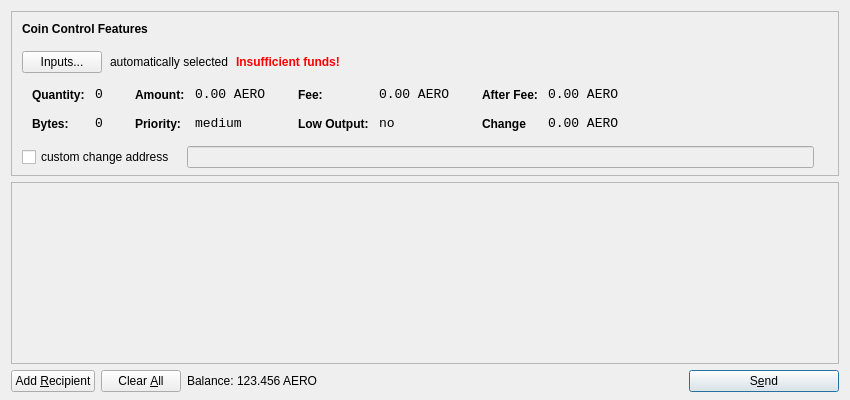
<?xml version="1.0" encoding="UTF-8"?>
<ui version="4.0">
 <class>SendCoinsDialog</class>
 <widget class="QDialog" name="SendCoinsDialog">
  <property name="geometry">
   <rect>
    <x>0</x>
    <y>0</y>
    <width>850</width>
    <height>400</height>
   </rect>
  </property>
  <property name="windowTitle">
   <string>Send Coins</string>
  </property>
  <layout class="QVBoxLayout" name="verticalLayout" stretch="0,1,0">
   <property name="bottomMargin">
    <number>8</number>
   </property>
   <item>
    <widget class="QFrame" name="frameCoinControl">
     <property name="sizePolicy">
      <sizepolicy hsizetype="Expanding" vsizetype="Expanding">
       <horstretch>0</horstretch>
       <verstretch>0</verstretch>
      </sizepolicy>
     </property>
     <property name="maximumSize">
      <size>
       <width>16777215</width>
       <height>16777215</height>
      </size>
     </property>
     <property name="frameShape">
      <enum>QFrame::StyledPanel</enum>
     </property>
     <property name="frameShadow">
      <enum>QFrame::Sunken</enum>
     </property>
     <layout class="QVBoxLayout" name="verticalLayoutCoinControl2">
      <property name="spacing">
       <number>-1</number>
      </property>
      <property name="leftMargin">
       <number>0</number>
      </property>
      <property name="topMargin">
       <number>0</number>
      </property>
      <property name="rightMargin">
       <number>0</number>
      </property>
      <property name="bottomMargin">
       <number>6</number>
      </property>
      <item>
       <layout class="QVBoxLayout" name="verticalLayoutCoinControl" stretch="0,0,0,0,1">
        <property name="spacing">
         <number>0</number>
        </property>
        <property name="leftMargin">
         <number>10</number>
        </property>
        <property name="topMargin">
         <number>10</number>
        </property>
        <item>
         <layout class="QHBoxLayout" name="horizontalLayoutCoinControl1">
          <property name="bottomMargin">
           <number>15</number>
          </property>
          <item>
           <widget class="QLabel" name="labelCoinControlFeatures">
            <property name="sizePolicy">
             <sizepolicy hsizetype="Preferred" vsizetype="Maximum">
              <horstretch>0</horstretch>
              <verstretch>0</verstretch>
             </sizepolicy>
            </property>
            <property name="font">
             <font>
              <weight>75</weight>
              <bold>true</bold>
             </font>
            </property>
            <property name="styleSheet">
             <string notr="true">font-weight:bold;</string>
            </property>
            <property name="text">
             <string>Coin Control Features</string>
            </property>
           </widget>
          </item>
         </layout>
        </item>
        <item>
         <layout class="QHBoxLayout" name="horizontalLayoutCoinControl2" stretch="0,0,0,0">
          <property name="spacing">
           <number>8</number>
          </property>
          <property name="bottomMargin">
           <number>10</number>
          </property>
          <item>
           <widget class="QPushButton" name="pushButtonCoinControl">
            <property name="styleSheet">
             <string notr="true"/>
            </property>
            <property name="text">
             <string>Inputs...</string>
            </property>
           </widget>
          </item>
          <item>
           <widget class="QLabel" name="labelCoinControlAutomaticallySelected">
            <property name="text">
             <string>automatically selected</string>
            </property>
            <property name="margin">
             <number>5</number>
            </property>
           </widget>
          </item>
          <item>
           <widget class="QLabel" name="labelCoinControlInsuffFunds">
            <property name="font">
             <font>
              <weight>75</weight>
              <bold>true</bold>
             </font>
            </property>
            <property name="styleSheet">
             <string notr="true">color:red;font-weight:bold;</string>
            </property>
            <property name="text">
             <string>Insufficient funds!</string>
            </property>
            <property name="margin">
             <number>5</number>
            </property>
           </widget>
          </item>
          <item>
           <spacer name="horizontalSpacerCoinControl">
            <property name="orientation">
             <enum>Qt::Horizontal</enum>
            </property>
            <property name="sizeHint" stdset="0">
             <size>
              <width>40</width>
              <height>1</height>
             </size>
            </property>
           </spacer>
          </item>
         </layout>
        </item>
        <item>
         <widget class="QWidget" name="widgetCoinControl" native="true">
          <property name="sizePolicy">
           <sizepolicy hsizetype="Preferred" vsizetype="Preferred">
            <horstretch>0</horstretch>
            <verstretch>0</verstretch>
           </sizepolicy>
          </property>
          <property name="minimumSize">
           <size>
            <width>0</width>
            <height>0</height>
           </size>
          </property>
          <property name="styleSheet">
           <string notr="true"/>
          </property>
          <layout class="QHBoxLayout" name="horizontalLayoutCoinControl5">
           <property name="margin">
            <number>0</number>
           </property>
           <item>
            <layout class="QHBoxLayout" name="horizontalLayoutCoinControl3" stretch="0,0,0,1">
             <property name="spacing">
              <number>20</number>
             </property>
             <property name="topMargin">
              <number>0</number>
             </property>
             <property name="bottomMargin">
              <number>10</number>
             </property>
             <item>
              <layout class="QFormLayout" name="formLayoutCoinControl1">
               <property name="horizontalSpacing">
                <number>10</number>
               </property>
               <property name="verticalSpacing">
                <number>14</number>
               </property>
               <property name="leftMargin">
                <number>10</number>
               </property>
               <property name="topMargin">
                <number>4</number>
               </property>
               <property name="rightMargin">
                <number>6</number>
               </property>
               <item row="0" column="0">
                <widget class="QLabel" name="labelCoinControlQuantityText">
                 <property name="styleSheet">
                  <string notr="true">font-weight:bold;</string>
                 </property>
                 <property name="text">
                  <string>Quantity:</string>
                 </property>
                 <property name="margin">
                  <number>0</number>
                 </property>
                </widget>
               </item>
               <item row="0" column="1">
                <widget class="QLabel" name="labelCoinControlQuantity">
                 <property name="font">
                  <font>
                   <family>Monospace</family>
                   <pointsize>10</pointsize>
                  </font>
                 </property>
                 <property name="cursor">
                  <cursorShape>IBeamCursor</cursorShape>
                 </property>
                 <property name="contextMenuPolicy">
                  <enum>Qt::ActionsContextMenu</enum>
                 </property>
                 <property name="text">
                  <string>0</string>
                 </property>
                 <property name="margin">
                  <number>0</number>
                 </property>
                 <property name="textInteractionFlags">
                  <set>Qt::LinksAccessibleByMouse|Qt::TextSelectableByKeyboard|Qt::TextSelectableByMouse</set>
                 </property>
                </widget>
               </item>
               <item row="1" column="0">
                <widget class="QLabel" name="labelCoinControlBytesText">
                 <property name="styleSheet">
                  <string notr="true">font-weight:bold;</string>
                 </property>
                 <property name="text">
                  <string>Bytes:</string>
                 </property>
                </widget>
               </item>
               <item row="1" column="1">
                <widget class="QLabel" name="labelCoinControlBytes">
                 <property name="font">
                  <font>
                   <family>Monospace</family>
                   <pointsize>10</pointsize>
                  </font>
                 </property>
                 <property name="cursor">
                  <cursorShape>IBeamCursor</cursorShape>
                 </property>
                 <property name="contextMenuPolicy">
                  <enum>Qt::ActionsContextMenu</enum>
                 </property>
                 <property name="text">
                  <string>0</string>
                 </property>
                 <property name="textInteractionFlags">
                  <set>Qt::LinksAccessibleByMouse|Qt::TextSelectableByKeyboard|Qt::TextSelectableByMouse</set>
                 </property>
                </widget>
               </item>
              </layout>
             </item>
             <item>
              <layout class="QFormLayout" name="formLayoutCoinControl2">
               <property name="horizontalSpacing">
                <number>10</number>
               </property>
               <property name="verticalSpacing">
                <number>14</number>
               </property>
               <property name="leftMargin">
                <number>6</number>
               </property>
               <property name="topMargin">
                <number>4</number>
               </property>
               <property name="rightMargin">
                <number>6</number>
               </property>
               <item row="0" column="0">
                <widget class="QLabel" name="labelCoinControlAmountText">
                 <property name="styleSheet">
                  <string notr="true">font-weight:bold;</string>
                 </property>
                 <property name="text">
                  <string>Amount:</string>
                 </property>
                 <property name="margin">
                  <number>0</number>
                 </property>
                </widget>
               </item>
               <item row="0" column="1">
                <widget class="QLabel" name="labelCoinControlAmount">
                 <property name="font">
                  <font>
                   <family>Monospace</family>
                   <pointsize>10</pointsize>
                  </font>
                 </property>
                 <property name="cursor">
                  <cursorShape>IBeamCursor</cursorShape>
                 </property>
                 <property name="contextMenuPolicy">
                  <enum>Qt::ActionsContextMenu</enum>
                 </property>
                 <property name="text">
                  <string>0.00 AERO</string>
                 </property>
                 <property name="textInteractionFlags">
                  <set>Qt::LinksAccessibleByMouse|Qt::TextSelectableByKeyboard|Qt::TextSelectableByMouse</set>
                 </property>
                </widget>
               </item>
               <item row="1" column="0">
                <widget class="QLabel" name="labelCoinControlPriorityText">
                 <property name="styleSheet">
                  <string notr="true">font-weight:bold;</string>
                 </property>
                 <property name="text">
                  <string>Priority:</string>
                 </property>
                </widget>
               </item>
               <item row="1" column="1">
                <widget class="QLabel" name="labelCoinControlPriority">
                 <property name="font">
                  <font>
                   <family>Monospace</family>
                   <pointsize>10</pointsize>
                  </font>
                 </property>
                 <property name="cursor">
                  <cursorShape>IBeamCursor</cursorShape>
                 </property>
                 <property name="contextMenuPolicy">
                  <enum>Qt::ActionsContextMenu</enum>
                 </property>
                 <property name="text">
                  <string>medium</string>
                 </property>
                 <property name="textInteractionFlags">
                  <set>Qt::LinksAccessibleByMouse|Qt::TextSelectableByKeyboard|Qt::TextSelectableByMouse</set>
                 </property>
                </widget>
               </item>
              </layout>
             </item>
             <item>
              <layout class="QFormLayout" name="formLayoutCoinControl3">
               <property name="horizontalSpacing">
                <number>10</number>
               </property>
               <property name="verticalSpacing">
                <number>14</number>
               </property>
               <property name="leftMargin">
                <number>6</number>
               </property>
               <property name="topMargin">
                <number>4</number>
               </property>
               <property name="rightMargin">
                <number>6</number>
               </property>
               <item row="0" column="0">
                <widget class="QLabel" name="labelCoinControlFeeText">
                 <property name="styleSheet">
                  <string notr="true">font-weight:bold;</string>
                 </property>
                 <property name="text">
                  <string>Fee:</string>
                 </property>
                 <property name="margin">
                  <number>0</number>
                 </property>
                </widget>
               </item>
               <item row="0" column="1">
                <widget class="QLabel" name="labelCoinControlFee">
                 <property name="font">
                  <font>
                   <family>Monospace</family>
                   <pointsize>10</pointsize>
                  </font>
                 </property>
                 <property name="cursor">
                  <cursorShape>IBeamCursor</cursorShape>
                 </property>
                 <property name="contextMenuPolicy">
                  <enum>Qt::ActionsContextMenu</enum>
                 </property>
                 <property name="text">
                  <string>0.00 AERO</string>
                 </property>
                 <property name="textInteractionFlags">
                  <set>Qt::LinksAccessibleByMouse|Qt::TextSelectableByKeyboard|Qt::TextSelectableByMouse</set>
                 </property>
                </widget>
               </item>
               <item row="1" column="0">
                <widget class="QLabel" name="labelCoinControlLowOutputText">
                 <property name="styleSheet">
                  <string notr="true">font-weight:bold;</string>
                 </property>
                 <property name="text">
                  <string>Low Output:</string>
                 </property>
                </widget>
               </item>
               <item row="1" column="1">
                <widget class="QLabel" name="labelCoinControlLowOutput">
                 <property name="font">
                  <font>
                   <family>Monospace</family>
                   <pointsize>10</pointsize>
                  </font>
                 </property>
                 <property name="cursor">
                  <cursorShape>IBeamCursor</cursorShape>
                 </property>
                 <property name="contextMenuPolicy">
                  <enum>Qt::ActionsContextMenu</enum>
                 </property>
                 <property name="text">
                  <string>no</string>
                 </property>
                 <property name="textInteractionFlags">
                  <set>Qt::LinksAccessibleByMouse|Qt::TextSelectableByKeyboard|Qt::TextSelectableByMouse</set>
                 </property>
                </widget>
               </item>
              </layout>
             </item>
             <item>
              <layout class="QFormLayout" name="formLayoutCoinControl4">
               <property name="horizontalSpacing">
                <number>10</number>
               </property>
               <property name="verticalSpacing">
                <number>14</number>
               </property>
               <property name="leftMargin">
                <number>6</number>
               </property>
               <property name="topMargin">
                <number>4</number>
               </property>
               <property name="rightMargin">
                <number>6</number>
               </property>
               <item row="0" column="0">
                <widget class="QLabel" name="labelCoinControlAfterFeeText">
                 <property name="styleSheet">
                  <string notr="true">font-weight:bold;</string>
                 </property>
                 <property name="text">
                  <string>After Fee:</string>
                 </property>
                 <property name="margin">
                  <number>0</number>
                 </property>
                </widget>
               </item>
               <item row="0" column="1">
                <widget class="QLabel" name="labelCoinControlAfterFee">
                 <property name="font">
                  <font>
                   <family>Monospace</family>
                   <pointsize>10</pointsize>
                  </font>
                 </property>
                 <property name="cursor">
                  <cursorShape>IBeamCursor</cursorShape>
                 </property>
                 <property name="contextMenuPolicy">
                  <enum>Qt::ActionsContextMenu</enum>
                 </property>
                 <property name="text">
                  <string>0.00 AERO</string>
                 </property>
                 <property name="textInteractionFlags">
                  <set>Qt::LinksAccessibleByMouse|Qt::TextSelectableByKeyboard|Qt::TextSelectableByMouse</set>
                 </property>
                </widget>
               </item>
               <item row="1" column="0">
                <widget class="QLabel" name="labelCoinControlChangeText">
                 <property name="styleSheet">
                  <string notr="true">font-weight:bold;</string>
                 </property>
                 <property name="text">
                  <string>Change</string>
                 </property>
                </widget>
               </item>
               <item row="1" column="1">
                <widget class="QLabel" name="labelCoinControlChange">
                 <property name="font">
                  <font>
                   <family>Monospace</family>
                   <pointsize>10</pointsize>
                  </font>
                 </property>
                 <property name="cursor">
                  <cursorShape>IBeamCursor</cursorShape>
                 </property>
                 <property name="contextMenuPolicy">
                  <enum>Qt::ActionsContextMenu</enum>
                 </property>
                 <property name="text">
                  <string>0.00 AERO</string>
                 </property>
                 <property name="textInteractionFlags">
                  <set>Qt::LinksAccessibleByMouse|Qt::TextSelectableByKeyboard|Qt::TextSelectableByMouse</set>
                 </property>
                </widget>
               </item>
              </layout>
             </item>
            </layout>
           </item>
          </layout>
         </widget>
        </item>
        <item>
         <layout class="QHBoxLayout" name="horizontalLayoutCoinControl4" stretch="0,0,0">
          <property name="spacing">
           <number>12</number>
          </property>
          <property name="sizeConstraint">
           <enum>QLayout::SetDefaultConstraint</enum>
          </property>
          <property name="topMargin">
           <number>5</number>
          </property>
          <property name="rightMargin">
           <number>5</number>
          </property>
          <item>
           <widget class="QCheckBox" name="checkBoxCoinControlChange">
            <property name="text">
             <string>custom change address</string>
            </property>
           </widget>
          </item>
          <item>
           <widget class="QLineEdit" name="lineEditCoinControlChange">
            <property name="enabled">
             <bool>false</bool>
            </property>
            <property name="sizePolicy">
             <sizepolicy hsizetype="Expanding" vsizetype="Fixed">
              <horstretch>0</horstretch>
              <verstretch>0</verstretch>
             </sizepolicy>
            </property>
           </widget>
          </item>
          <item>
           <widget class="QLabel" name="labelCoinControlChangeLabel">
            <property name="sizePolicy">
             <sizepolicy hsizetype="Preferred" vsizetype="Expanding">
              <horstretch>0</horstretch>
              <verstretch>0</verstretch>
             </sizepolicy>
            </property>
            <property name="minimumSize">
             <size>
              <width>0</width>
              <height>0</height>
             </size>
            </property>
            <property name="text">
             <string/>
            </property>
            <property name="margin">
             <number>3</number>
            </property>
           </widget>
          </item>
         </layout>
        </item>
        <item>
         <spacer name="verticalSpacerCoinControl">
          <property name="orientation">
           <enum>Qt::Vertical</enum>
          </property>
          <property name="sizeHint" stdset="0">
           <size>
            <width>800</width>
            <height>1</height>
           </size>
          </property>
         </spacer>
        </item>
       </layout>
      </item>
     </layout>
    </widget>
   </item>
   <item>
    <widget class="QScrollArea" name="scrollArea">
     <property name="widgetResizable">
      <bool>true</bool>
     </property>
     <widget class="QWidget" name="scrollAreaWidgetContents">
      <property name="geometry">
       <rect>
        <x>0</x>
        <y>0</y>
        <width>830</width>
        <height>165</height>
       </rect>
      </property>
      <layout class="QVBoxLayout" name="verticalLayout_2">
       <property name="margin">
        <number>0</number>
       </property>
       <item>
        <layout class="QVBoxLayout" name="entries">
         <property name="spacing">
          <number>6</number>
         </property>
        </layout>
       </item>
       <item>
        <spacer name="verticalSpacer">
         <property name="orientation">
          <enum>Qt::Vertical</enum>
         </property>
         <property name="sizeHint" stdset="0">
          <size>
           <width>20</width>
           <height>40</height>
          </size>
         </property>
        </spacer>
       </item>
      </layout>
     </widget>
    </widget>
   </item>
   <item>
    <layout class="QHBoxLayout" name="horizontalLayout">
     <item>
      <widget class="QPushButton" name="addButton">
       <property name="toolTip">
        <string>Send to multiple recipients at once</string>
       </property>
       <property name="text">
        <string>Add &amp;Recipient</string>
       </property>
       <property name="icon">
        <iconset resource="../bitcoin.qrc">
         <normaloff>:/icons/add</normaloff>:/icons/add</iconset>
       </property>
       <property name="autoDefault">
        <bool>false</bool>
       </property>
      </widget>
     </item>
     <item>
      <widget class="QPushButton" name="clearButton">
       <property name="sizePolicy">
        <sizepolicy hsizetype="Minimum" vsizetype="Fixed">
         <horstretch>0</horstretch>
         <verstretch>0</verstretch>
        </sizepolicy>
       </property>
       <property name="toolTip">
        <string>Remove all transaction fields</string>
       </property>
       <property name="text">
        <string>Clear &amp;All</string>
       </property>
       <property name="icon">
        <iconset resource="../bitcoin.qrc">
         <normaloff>:/icons/remove</normaloff>:/icons/remove</iconset>
       </property>
       <property name="autoRepeatDelay">
        <number>300</number>
       </property>
       <property name="autoDefault">
        <bool>false</bool>
       </property>
      </widget>
     </item>
     <item>
      <layout class="QHBoxLayout" name="horizontalLayout_2">
       <property name="spacing">
        <number>3</number>
       </property>
       <item>
        <widget class="QLabel" name="label">
         <property name="sizePolicy">
          <sizepolicy hsizetype="Preferred" vsizetype="Fixed">
           <horstretch>0</horstretch>
           <verstretch>0</verstretch>
          </sizepolicy>
         </property>
         <property name="text">
          <string>Balance:</string>
         </property>
        </widget>
       </item>
       <item>
        <widget class="QLabel" name="labelBalance">
         <property name="sizePolicy">
          <sizepolicy hsizetype="Preferred" vsizetype="Fixed">
           <horstretch>0</horstretch>
           <verstretch>0</verstretch>
          </sizepolicy>
         </property>
         <property name="cursor">
          <cursorShape>IBeamCursor</cursorShape>
         </property>
         <property name="text">
          <string>123.456 AERO</string>
         </property>
         <property name="textInteractionFlags">
          <set>Qt::LinksAccessibleByMouse|Qt::TextSelectableByKeyboard|Qt::TextSelectableByMouse</set>
         </property>
        </widget>
       </item>
      </layout>
     </item>
     <item>
      <spacer name="horizontalSpacer">
       <property name="orientation">
        <enum>Qt::Horizontal</enum>
       </property>
       <property name="sizeHint" stdset="0">
        <size>
         <width>40</width>
         <height>20</height>
        </size>
       </property>
      </spacer>
     </item>
     <item>
      <widget class="QPushButton" name="sendButton">
       <property name="minimumSize">
        <size>
         <width>150</width>
         <height>0</height>
        </size>
       </property>
       <property name="toolTip">
        <string>Confirm the send action</string>
       </property>
       <property name="text">
        <string>S&amp;end</string>
       </property>
       <property name="icon">
        <iconset resource="../bitcoin.qrc">
         <normaloff>:/icons/send</normaloff>:/icons/send</iconset>
       </property>
       <property name="default">
        <bool>true</bool>
       </property>
      </widget>
     </item>
    </layout>
   </item>
  </layout>
 </widget>
 <resources>
  <include location="../bitcoin.qrc"/>
 </resources>
 <connections/>
</ui>
